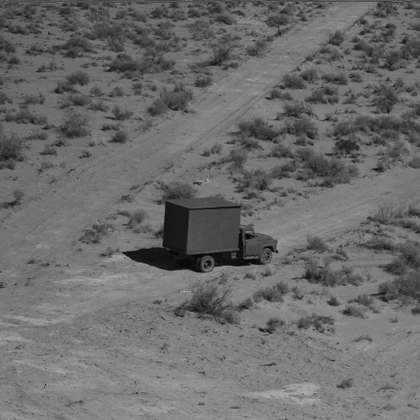
%> input picture Semana 6/car.tiff, 420 x 420 px, shrunk from 512 x 512 before the run
$ octave --eval "passa_baixas('car.tiff');"   (GNU Octave 9; MATLAB toolbox functions it lacks are replaced by stand-ins)
%> lines starting %> are read from the running program, lines starting %| are printed output that depends on the picture; in (x1, y1, x2, y2) boxes, pixels count from 0 and x2, y2 are one past the last pixel; in counts of white or black regions, pixels touching at a corner belong together; the program's own positions count from 1
### Semana 6/filtra.m
function filtra(imagem, mascara)
  img = imread(imagem);
  transformada = fft2(img);

  transformada_centrada = fftshift(transformada);

  espectro = log(abs(transformada_centrada) + 1);
  [~, nome_base, ~] = fileparts(imagem);
  espectro_nome = sprintf('espectro_%s.png', nome_base);
  imwrite(mat2gray(espectro), espectro_nome);

  transformada_filtrada = transformada_centrada .* mascara;

  transformada_descentralizada = ifftshift(transformada_filtrada);

  inversa = ifft2(transformada_descentralizada);
  img_filtrada = abs(inversa);

  figure;
  imshow(mat2gray(img_filtrada), []);
  title('Imagem Filtrada');

  img_filtrada_nome = sprintf('filtrada_%s.png', nome_base);
  imwrite(mat2gray(img_filtrada), img_filtrada_nome);

  img_filtrada = img_filtrada_nome;
end

### Semana 6/passa_baixas.m
function passa_baixas(imagem)
%> called with imagem = 'car.tiff'
  [rows, cols] = size(imread(imagem));
%> rows = 420; cols = 420

  centro_x = cols / 2;
%> centro_x = 210
  centro_y = rows / 2;
%> centro_y = 210
  raio = 50;

  mascara = zeros(rows, cols);
%> mascara: size 420x420 double; every value is 0
  for y = 1:rows
    for x = 1:cols
      distancia = sqrt((x - centro_x)^2 + (y - centro_y)^2);
      if distancia <= raio
        mascara(y, x) = 1;
      end
    end
  end
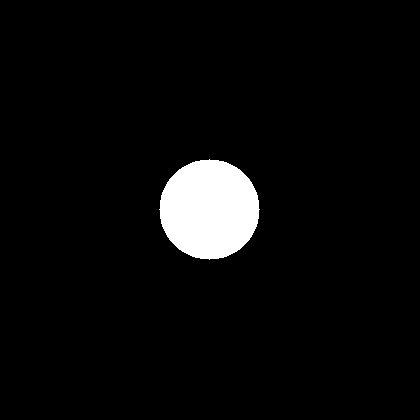
%> mascara: size 420x420 double; values 0 (black) and 1 (white), 4.4% white; 1 white region, box (x1, y1, x2, y2) and area: (159, 159, 260, 260) 7845

  figure;
  imshow(mascara, []);
  title('Máscara Passa-Baixas');

  filtra(imagem, mascara);
%> in filtra, img is the input picture: size 420x420 uint8; min 2, max 197, mean 107.1
%> in filtra, `espectro = log(abs(transformada_centrada) + 1);`:
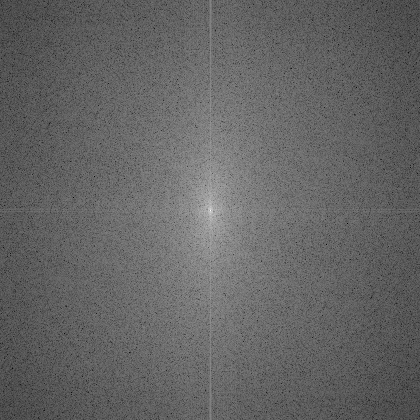
%> espectro: size 420x420 double; min 1.44, max 16.75, mean 7.5; drawn with min black and max white
%> in filtra, `imshow(mat2gray(img_filtrada), []);`:
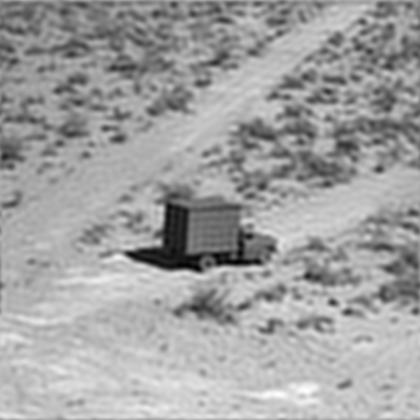
%> displayed picture: size 420x420, on the screen's scale of 0 to 255; min 0, max 255, mean 161
end
